Frame 1 (no input): blank canvas, image omitted
Frame 60 (the mouse pressed at the canvas centre just before this capture): blank canvas, image omitted
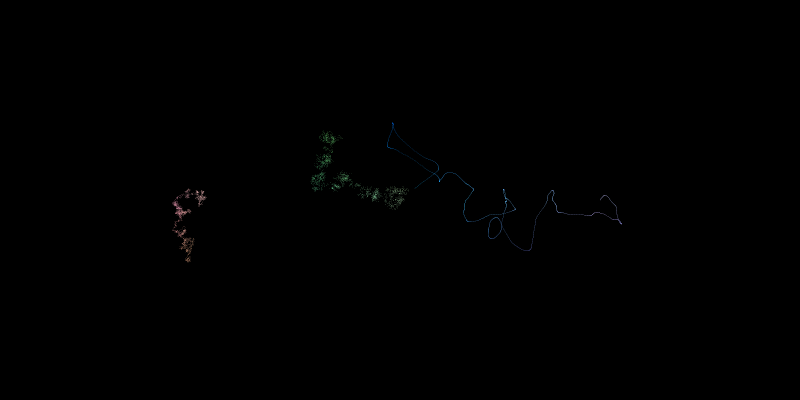
Frame 120 (the mouse held since frame 60 and released just before this capture)

The Processing sketch whose frames 1 and 60 were blank and that drew this single picture after the mouse press (run headless with seeded random() and noise(); from frame 60 on, the mouse is pressed at the canvas centre):

// Processing sketch: processing_94614
// ── processing_94614.pde

import java.util.Random;

Random gen;
float xg;
float yg;
float xr;
float yr;
float xn;
float yn;
float counter;

void setup() {
  size(800, 400);
  gen = new Random();
  
  xr = 1 * width/4;
  xg = 2 * width/4;
  xn = 3 * width/4;
  yg = yr = yn = height/2;
  
  counter = 0;
  
  background(0);
}

void draw() {

  //red - random
  for(int i = 0; i < mouseX/10; i++) {
  stroke(255,
         map(abs(xr - 1 * width/4), 0, width/4, 196, 0), 
         map(abs(yr - height/2), 0, height/2, 196, 0), 
         28);
  point(xr, yr);
  
  xr += random(-1, 1);
  yr += random(-1, 1);
  
  if(xr < 0) xr = width;
  if(xr > width) xr = 0;
  if(yr < 0) yr = height;
  if(yr > height) yr = 0;
  
  //green - gaussian
  stroke(map(abs(xg - 2 * width/4), 0, width/4, 196, 0), 
         255,
         map(abs(yg - height/2), 0, height/2, 196, 0), 
         28);
  point(xg, yg);
  
  xg += (float) gen.nextGaussian();
  yg += (float) gen.nextGaussian();
  
  if(xg < 0) xg = width;
  if(xg > width) xg = 0;
  if(yg < 0) yg = height;
  if(yg > height) yg = 0;
  
  //blue - perlin noise
  stroke(map(abs(xn - 3 * width/4), 0, width/4, 196, 0), 
         map(abs(yn - height/2), 0, height/2, 196, 0), 
         255, 28);
  point(xn, yn);
  
  xn += (noise(counter, -counter, frameCount * 0.01) * 2) - 0.9375;
  yn += (noise(frameCount * 0.01, -counter, counter) * 2) - 0.9375;
  counter += 0.008;
  if(xn < 0) xn = width;
  if(xn > width) xn = 0;
  if(yn < 0) yn = height;
  if(yn > height) yn = 0;
  }
}
